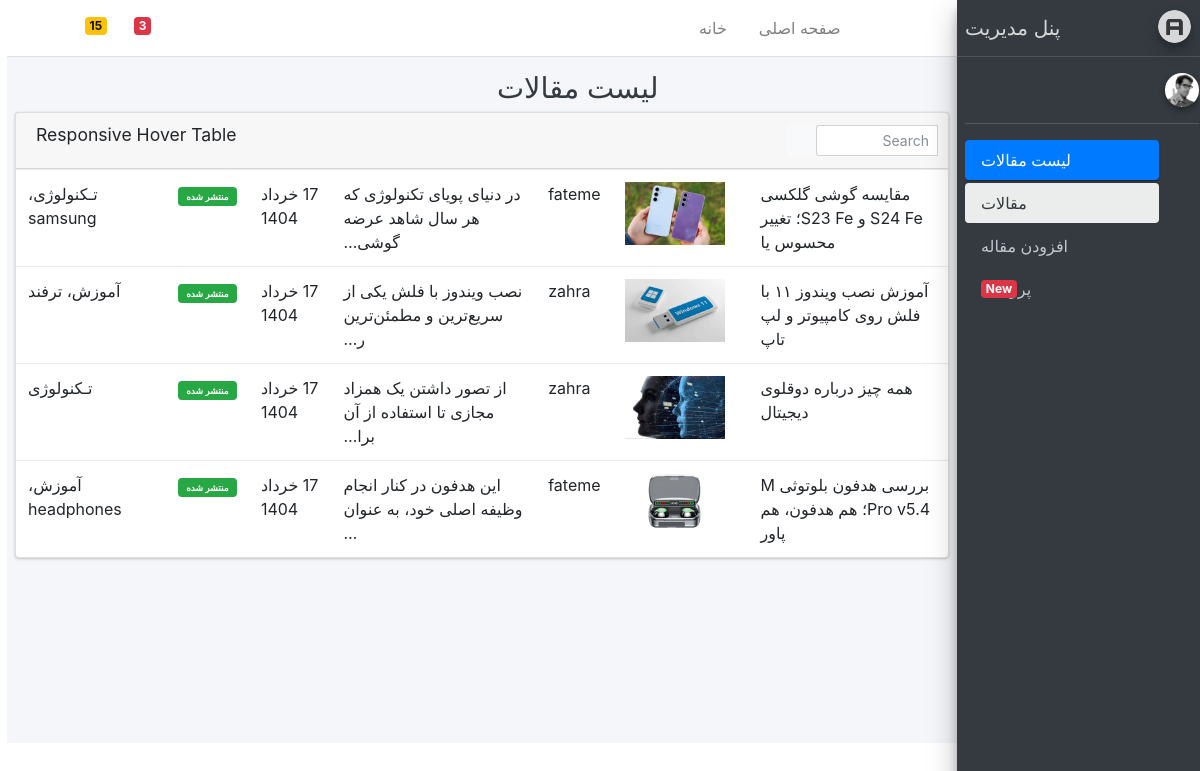
Page /account/list/ (signed in) on the earlier database version.
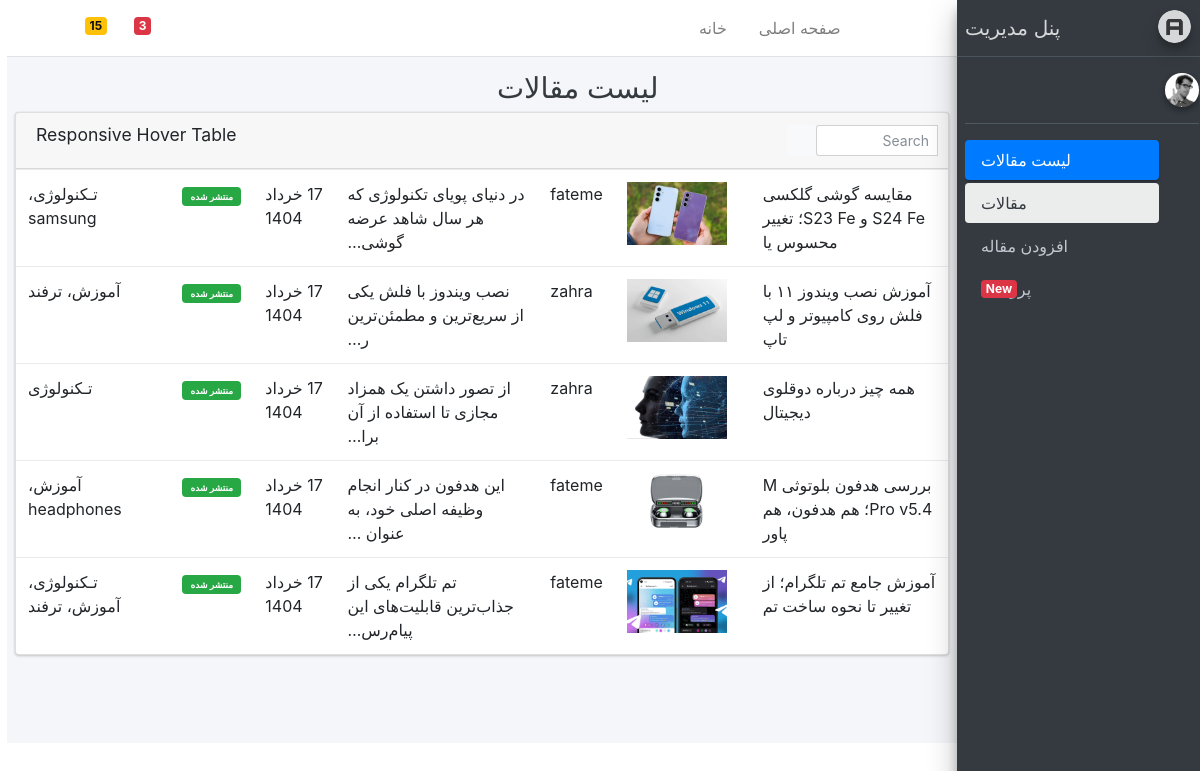
Same page on the later database version.
### blog/models.py (models this page shows, shortened)
class article(models.Model):
    STATUS_CHOICES = (
        ('D', 'Draft'),
        ('P', 'Published')
    )
    author = models.ForeignKey(settings.AUTH_USER_MODEL, null=True, on_delete=models.SET_NULL, related_name='articles', verbose_name='نویسنده')
    title = models.CharField(max_length=50, verbose_name="عنوان")
    slug = models.SlugField(max_length=100, unique=True, verbose_name="اسلاگ") #اون بخشی از url که تغییر میکنه رو میگیم اسلاگ
    category = models.ManyToManyField(category, verbose_name="دسته بندی", related_name='articles')
    description = models.TextField(verbose_name="توضیحات")
    thumbnail = models.ImageField(upload_to='images', verbose_name="عکس بندانگشتی")
    publish = models.DateTimeField(default=timezone.now, verbose_name="تاریخ انتشار")
    created = models.DateTimeField(auto_now_add=True, verbose_name="تاریخ ساخت")
    updated = models.DateTimeField(auto_now=True, verbose_name="تاریخ آپدیت")
    status = models.CharField(max_length=1, choices=STATUS_CHOICES, verbose_name="وضعیت")
    objects = ArticleManager()
    class Meta:
        verbose_name = "مقاله"
        verbose_name_plural = "مقاله ها"
        ordering = ['publish']
    def jpublish(self):
        return jalaliConvertor(self.publish)
    def thumbnail_tag(self):
        return format_html("<img width=100 src='{}'>".format(self.thumbnail.url))
    def category_to_str(self):
        return "، ".join([category.title for category in self.category.all()])

class User(AbstractUser):
    is_author = models.BooleanField(default=False, verbose_name='وضعیت نویسندگی')
    special_user = models.DateTimeField(default=timezone.now, verbose_name=" ویژه تا ")

class category(models.Model):
    parent = models.ForeignKey('self', default=None, null=True, blank=True, on_delete=models.SET_NULL, related_name='children', verbose_name='عبارت زیر دسته') #self points to category model
    title = models.CharField(max_length=50, verbose_name=" عنوان دسته بندی")
    slug = models.SlugField(max_length=100, unique=True, verbose_name="اسلاگ")
    status = models.BooleanField(default=True, verbose_name="آیا نمایش داده شود؟")
    position = models.IntegerField(verbose_name='پوزیشن')
    objects = CategoryManager()
    class Meta:
        verbose_name = "دسته بندی"
        verbose_name_plural = "دسته بندی ها"
        ordering = ['parent__id','position']

### blog/views.py (the view)
# urls.py: path('account/list/', ArticleListAdmin.as_view(), name='articlelist'),
class ArticleListAdmin(LoginRequiredMixin, ListView):
    template_name = 'registeration/home.html'
    model = article
    context_object_name = 'articles'
    def get_queryset(self):
        if self.request.user.is_superuser:
            return article.objects.all()
        else:
            return article.objects.filter(author=self.request.user) #if the author is that specific user who logged in

### extensions/jalali.py (called while the page is built)
    def persian_tuple(self):
        return self.persian_year, self.persian_month, self.persian_day

### extensions/utils.py (called while the page is built)
def jalaliConvertor(time):
    jmonth = [
        "فروردین",
        "اردیبهشت",
        "خرداد",
        "تیر",
        "مرداد",
        "شهریور",
        "مهر",
        "آبان",
        "آذر",
        "دی",
        "بهمن",
        "اسفند",
    ]
    time_to_str = "{},{},{}".format(time.year, time.month, time.day)
    time_to_tuple = jalali.Gregorian(time_to_str).persian_tuple()
    time_to_list = list(time_to_tuple)
    for index,month in enumerate(jmonth):
        if time_to_list[1] == index+1:
            time_to_list[1] = month
            break
    output = "{} {} {}".format(
        time_to_list[2],
        time_to_list[1],
        time_to_list[0],)
    return output

### blog/templates/registeration/home.html
{% extends "registeration/base1.html" %}
{% load static %}
{% block title %} {% block title-meta %}
لیست مقالات
{% endblock %} {% endblock %}
{% block main %}
      <div class="row">
          <div class="col-12">
            <div class="card">
              <div class="card-header">
                <h3 class="card-title">Responsive Hover Table</h3>
                <div class="card-tools">
                  <div class="input-group input-group-sm" style="width: 150px;">
                    <input type="text" name="table_search" class="form-control float-right" placeholder="Search">
                    <div class="input-group-append">
                      <button type="submit" class="btn btn-default"><i class="fas fa-search"></i></button>
                    </div>
                  </div>
                </div>
              </div>
              <div class="card-body table-responsive p-0">
                <table class="table table-hover">
                  <tbody>
                    {% for article in articles %}
                    <tr>
                      <td>{{ article.title }}</td>
                      <td>{{ article.thumbnail_tag}}</td>
                      <td>{{ article.author }}</td>
                      <td>{{ article.description|truncatechars:50 }}</td>
                      <td><span class="tag tag-danger">{{ article.jpublish }}</span></td>
                      {% if article.status == 'P' %}
                      <td>
                      <span class="badge badge-success">
                        <a class="badge badge-success text-white text-decoration-none" href="{% url 'blog:post' article.slug %}">منتشر شده</a></span>
                        </td>
                        {% else %}
                        <td>
                        <span class="badge badge-danger">
                        <a class="badge badge-danger text-white text-decoration-none" href="{% url 'blog:post' article.slug %}">پیشنویس </a></span>
                        </td>
                      {% endif %}
                      <td>{{ article.category_to_str }}</td>
                    </tr>
                    {% endfor %}
                  </tbody>
                </table>
              </div>
            </div>
          </div>
        </div>
{% endblock %}

### blog/templates/registeration/base1.html (shortened to what this page needs)
{% load static %}
<!DOCTYPE html>
<html>
<head>
  <link rel="stylesheet" href="{% static 'plugins/fontawesome-free/css/all.min.css'%}">
  <link rel="stylesheet" href="https://code.ionicframework.com/ionicons/2.0.1/css/ionicons.min.css">
  <link rel="stylesheet" href="{% static 'registeration/admin/plugins/tempusdominus-bootstrap-4/css/tempusdominus-bootstrap-4.min.css'%}">
  <link rel="stylesheet" href="{% static 'registeration/admin/plugins/icheck-bootstrap/icheck-bootstrap.min.css'%}">
  <link rel="stylesheet" href="{% static 'registeration/admin/plugins/jqvmap/jqvmap.min.css'%}">
  <link rel="stylesheet" href="{% static 'registeration/admin/dist/css/adminlte.min.css'%}">
  <link rel="stylesheet" href="{% static 'registeration/admin/plugins/overlayScrollbars/css/OverlayScrollbars.min.css'%}">
  <link rel="stylesheet" href="{% static 'registeration/admin/plugins/daterangepicker/daterangepicker.css'%}">
  <link rel="stylesheet" href="{% static 'registeration/admin/plugins/summernote/summernote-bs4.css'%}">
  <link rel="stylesheet" href="https://cdn.rtlcss.com/bootstrap/v4.2.1/css/bootstrap.min.css">
  <link rel="stylesheet" href="{% static 'registeration/admin/dist/css/custom.css'%}">
</head>
<body class="hold-transition sidebar-mini layout-fixed">
<div class="wrapper">
  <nav class="main-header navbar navbar-expand navbar-white navbar-light">
    <ul class="navbar-nav">
      <li class="nav-item">
        <a class="nav-link" data-widget="pushmenu" href="#"><i class="fas fa-bars"></i></a>
      </li>
      <li class="nav-item d-none d-sm-inline-block">
        <a href="{% url 'blog:profile'%}" class="nav-link">صفحه اصلی</a>
      </li>
      <li class="nav-item d-none d-sm-inline-block">
        <a href="{% url 'blog:home' %}" class="nav-link"> خانه</a>
      </li>
    </ul>
    <ul class="navbar-nav mr-auto-navbav">
      <li class="nav-item dropdown">
        <a class="nav-link" data-toggle="dropdown" href="#">
          <span class="badge badge-danger navbar-badge">3</span>
        </a>
      </li>
      <li class="nav-item dropdown">
        <a class="nav-link" data-toggle="dropdown" href="#">
          <span class="badge badge-warning navbar-badge">15</span>
        </a>
      </li>
      <li class="nav-item">
        <a class="nav-link" data-widget="control-sidebar" data-slide="true" href="#">
          <i class="fas fa-th-large"></i>
        </a>
      </li>
    </ul>
  </nav>
   {% include 'registeration/sidebar.html'%}
  <div class="content-wrapper">
    <div class="content-header">
      <div class="container-fluid">
        <div class="row mb-2">
          <div class="col-sm-6">
            <h1 class="m-0 text-dark">
              {% block title %} عنوان صفحه {% endblock %}
            </h1>
        </div>
      </div>
    </div>
    <section class="content">
      {% block main %}
      {% endblock %}
    </section>
  </div>
</div>
</body>
</html>

### blog/templates/registeration/sidebar.html (shortened to what this page needs)
  {% load static %}
  <aside class="main-sidebar sidebar-dark-primary elevation-4">
    <a href="index3.html" class="brand-link">
      <img src="{% static 'registeration/admin/dist/img/AdminLTELogo.png'%}" alt="AdminLTE Logo" class="brand-image img-circle elevation-3"
           style="opacity: .8">
      <span class="brand-text">پنل مدیریت</span>
    </a>
    <div class="sidebar">
      <div class="user-panel mt-3 pb-3 mb-3 d-flex">
        <div class="image">
          <img src="{% static 'registeration/admin/dist/img/user2-160x160.jpg'%}" class="img-circle elevation-2" alt="User Image">
        </div>
        <div class="info">
        </div>
      </div>
      <nav class="mt-2">
        <ul class="nav nav-pills nav-sidebar flex-column" data-widget="treeview" role="menu" data-accordion="false">
          <li class="nav-item has-treeview menu-open">
            <a href="{% url 'blog:articlelist' %}" class="nav-link active">
              <i class="nav-icon fas fa-tachometer-alt"></i>
              <p>
                لیست مقالات
                <i class="right fas fa-angle-left"></i>
              </p>
            </a>
            <ul class="nav nav-treeview">
              <li class="nav-item">
                <a href="{% url 'blog:home' %}" class="nav-link active">
                  <i class="far fa-circle nav-icon"></i>
                  <p> مقالات</p>
                </a>
              </li>
              <li class="nav-item">
                <a href="{% url 'blog:create' %}" class="nav-link">
                  <i class="far fa-circle nav-icon"></i>
                  <p>افزودن مقاله</p>
                </a>
              </li>
          <li class="nav-item">
            <a href="pages/widgets.html" class="nav-link">
              <i class="nav-icon fas fa-th"></i>
              <p>
                پروفایل
                <span class="right badge badge-danger">New</span>
              </p>
            </a>
          </li>
        </ul>
      </nav>
    </div>
  </aside>

Differences in the rows shown:
added article: title "آموزش جامع تم تلگرام؛ از تغییر تا نحوه ساخت تم", thumbnail_tag (picture), author "fateme", description "تم تلگرام یکی از جذاب‌ترین قابلیت‌های این پیام‌رس…", jpublish "17 خرداد 1404", status "منتشر شده", category_to_str "تـکنولوژی، آموزش، ترفند"
